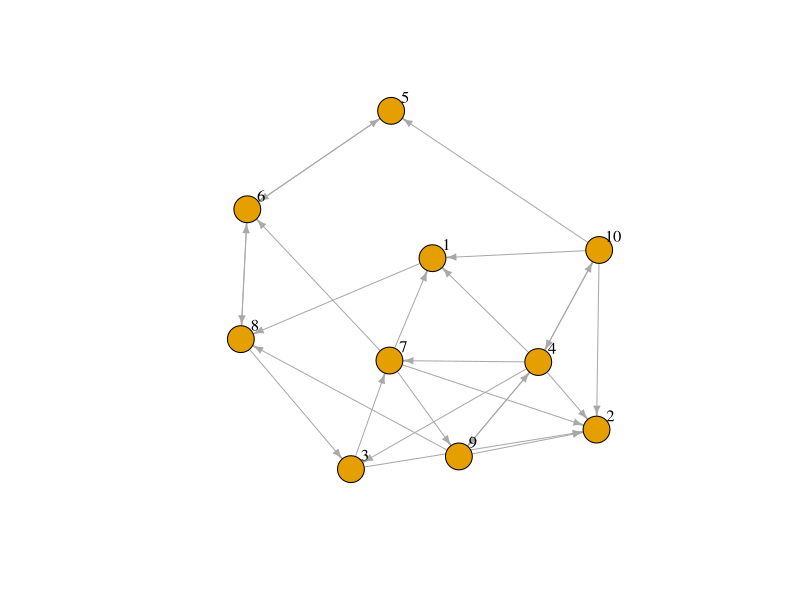

This figure's R source: (Note: this script raises an error after producing the figure.)
install.packages("igraph")
library(igraph)

er <- sample_gnp(n=10, p=3/9, TRUE)
e <- E(er)
length(e)

head(e)

e[1]
plot(er, edge.arrow.size=.5, vertex.label.color="black", vertex.label.dist=1.5)
er[]
a= er[]
a
a[1][2]
# use for store results
res <- data.frame()
res <- rbind(res, r)

system.time({
  G = create_network(1000, 3/999)
  #plot(G, layout=layout_in_circle)
  b = simulate_bankrupt(G, type ='num')
  b
})


doing <- function(i){
  r = i*100
  sprintf('Get the number: %s', i)
  Sys.sleep(1)
  res <- cbind(r, i)
  abs <- cbind(data.frame(),  res)
  return(abs)
}
x_average_dgree <- seq(0, 10.1, 1)

# lapply is equivalant to loop
system.time({
  results <- lapply(x_average_dgree, doing)
})

starts <- rep(100, 40)
fx <- function(nstart) kmeans(Boston, 4, nstart=nstart)
numCores <- detectCores()
numCores
system.time(
  results1, results2 <- mclapply(x_average_dgree, doing, mc.cores = numCores)
)

results
plot(results)


